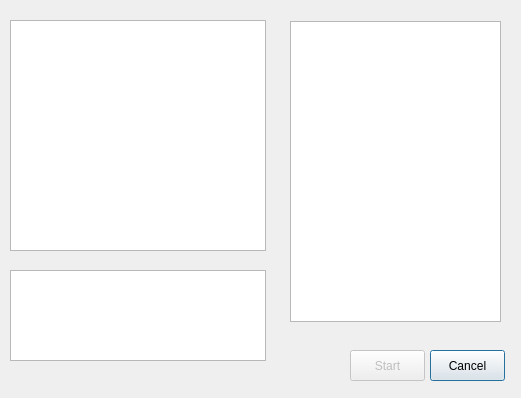
<?xml version="1.0" encoding="UTF-8"?>
<ui version="4.0">
 <class>Select_form</class>
 <widget class="QDialog" name="Select_form">
  <property name="geometry">
   <rect>
    <x>0</x>
    <y>0</y>
    <width>521</width>
    <height>398</height>
   </rect>
  </property>
  <property name="windowTitle">
   <string>Dialog</string>
  </property>
  <widget class="QListView" name="ScenarioList">
   <property name="geometry">
    <rect>
     <x>10</x>
     <y>20</y>
     <width>256</width>
     <height>231</height>
    </rect>
   </property>
   <property name="editTriggers">
    <set>QAbstractItemView::NoEditTriggers</set>
   </property>
  </widget>
  <widget class="QTextBrowser" name="ScenarioBrief">
   <property name="geometry">
    <rect>
     <x>10</x>
     <y>270</y>
     <width>256</width>
     <height>91</height>
    </rect>
   </property>
  </widget>
  <widget class="QListView" name="FractionList">
   <property name="geometry">
    <rect>
     <x>290</x>
     <y>21</y>
     <width>211</width>
     <height>301</height>
    </rect>
   </property>
   <property name="editTriggers">
    <set>QAbstractItemView::NoEditTriggers</set>
   </property>
  </widget>
  <widget class="QPushButton" name="Start">
   <property name="enabled">
    <bool>false</bool>
   </property>
   <property name="geometry">
    <rect>
     <x>350</x>
     <y>350</y>
     <width>75</width>
     <height>31</height>
    </rect>
   </property>
   <property name="text">
    <string>Start</string>
   </property>
   <property name="autoDefault">
    <bool>false</bool>
   </property>
  </widget>
  <widget class="QPushButton" name="Cancel">
   <property name="geometry">
    <rect>
     <x>430</x>
     <y>350</y>
     <width>75</width>
     <height>31</height>
    </rect>
   </property>
   <property name="text">
    <string>Cancel</string>
   </property>
  </widget>
 </widget>
 <resources/>
 <connections>
  <connection>
   <sender>Start</sender>
   <signal>clicked()</signal>
   <receiver>Select_form</receiver>
   <slot>accept()</slot>
   <hints>
    <hint type="sourcelabel">
     <x>387</x>
     <y>365</y>
    </hint>
    <hint type="destinationlabel">
     <x>260</x>
     <y>198</y>
    </hint>
   </hints>
  </connection>
  <connection>
   <sender>Cancel</sender>
   <signal>clicked()</signal>
   <receiver>Select_form</receiver>
   <slot>reject()</slot>
   <hints>
    <hint type="sourcelabel">
     <x>467</x>
     <y>365</y>
    </hint>
    <hint type="destinationlabel">
     <x>260</x>
     <y>198</y>
    </hint>
   </hints>
  </connection>
 </connections>
</ui>
